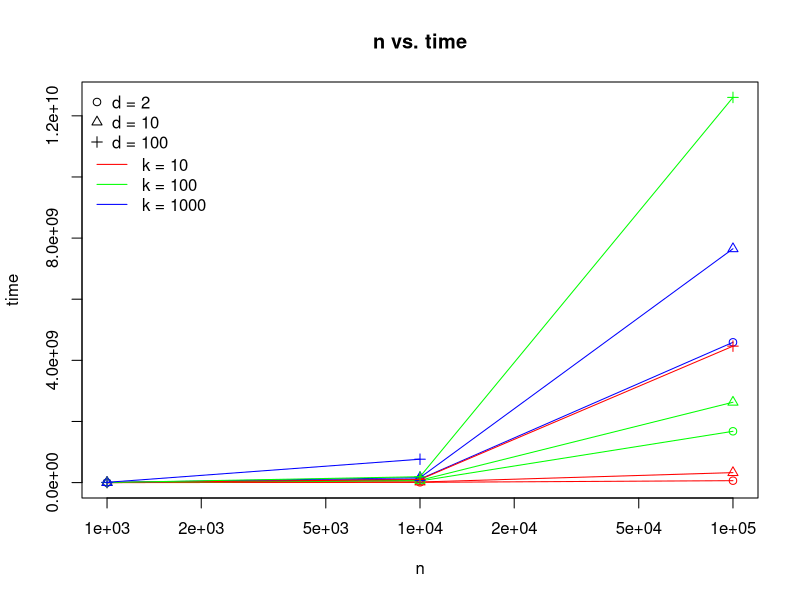
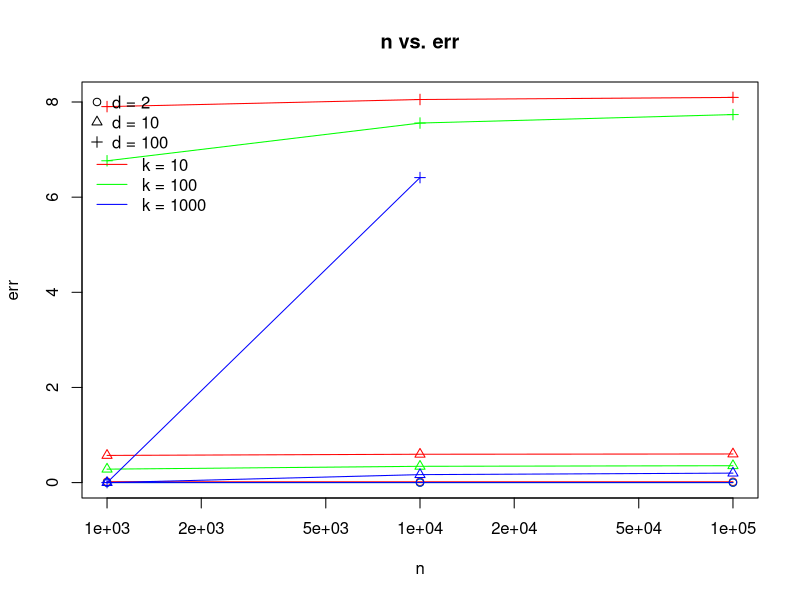
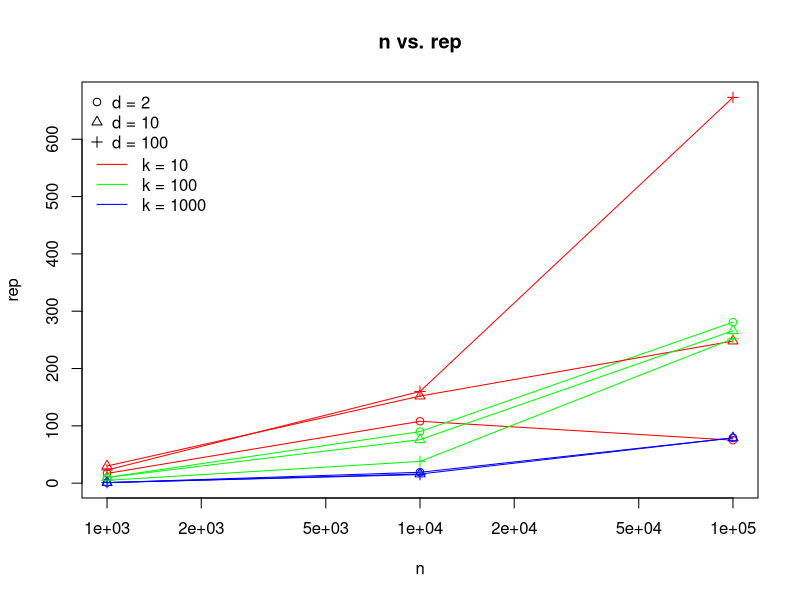
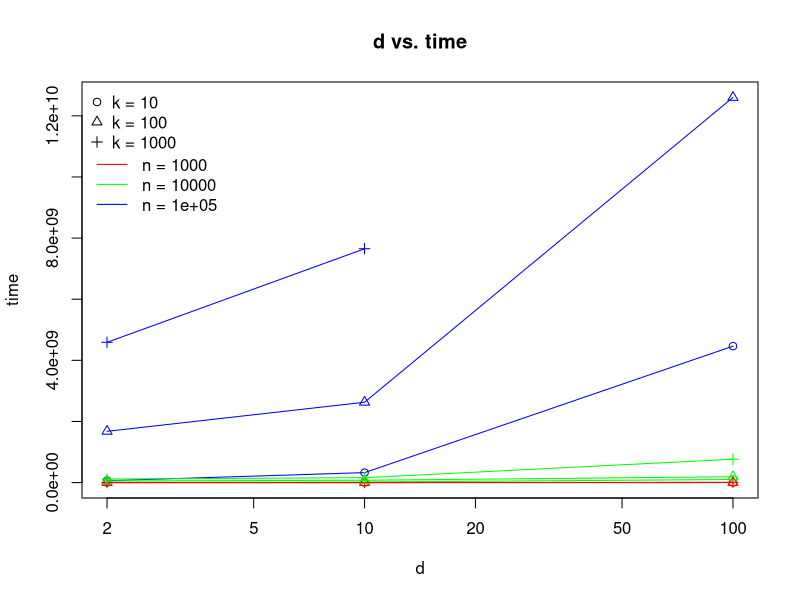
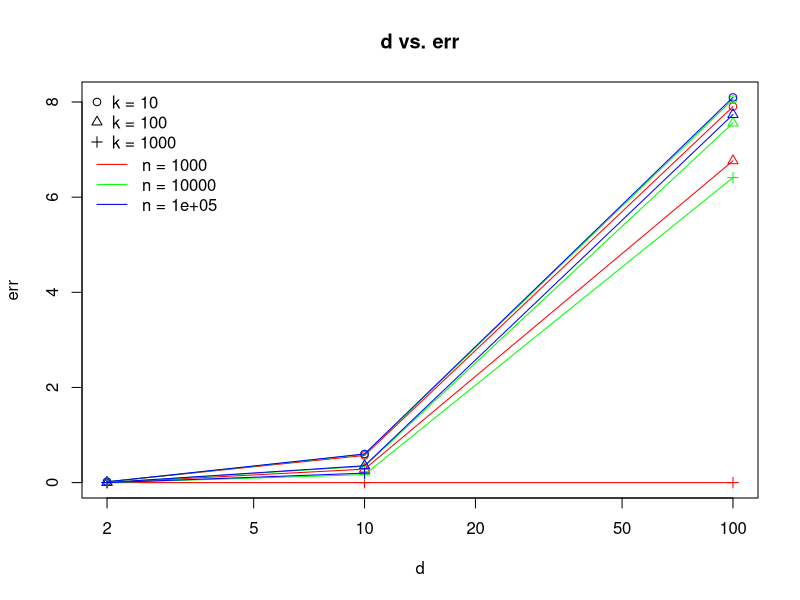
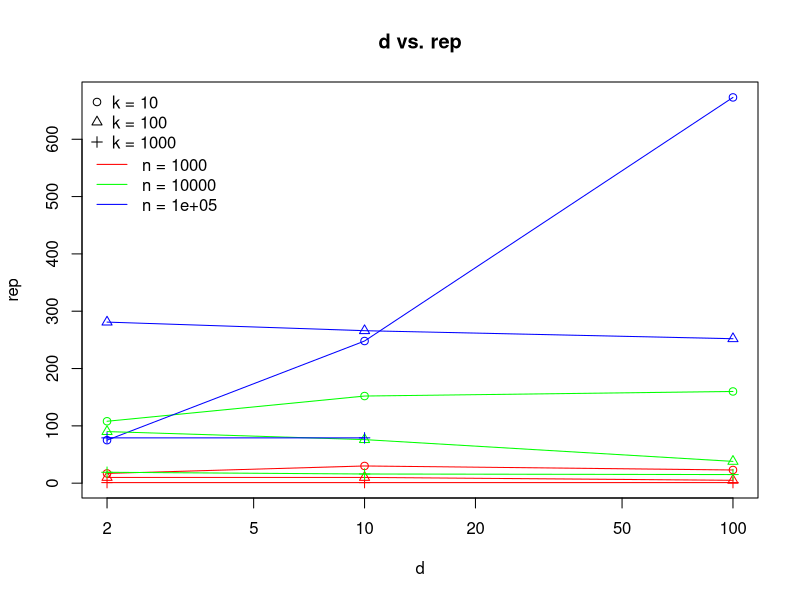
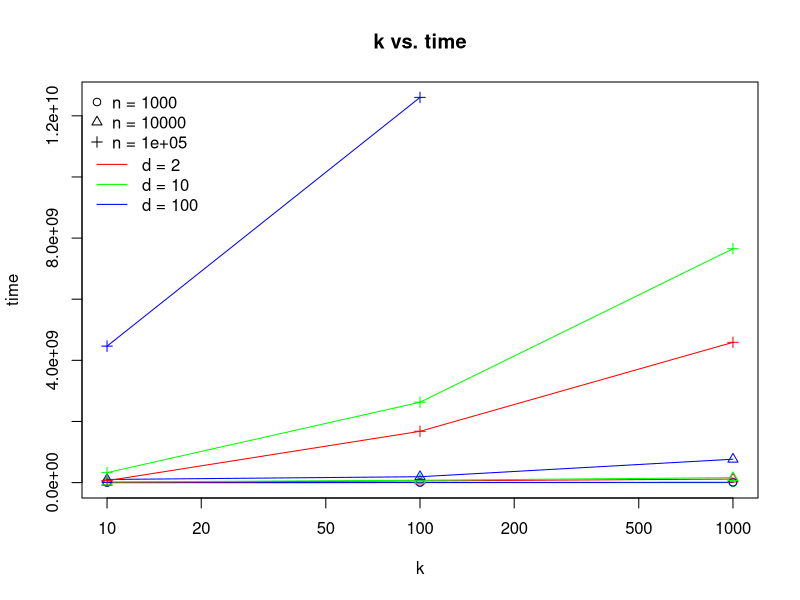
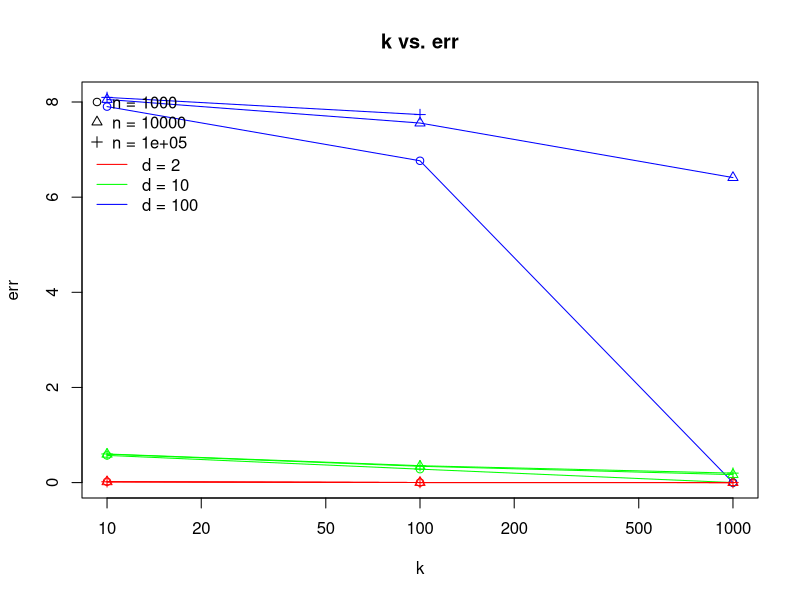

Reproduce these figures in R, in order.
path = "~/moris/2_clustering/ytanigawa/"
fig_output_path = paste(path, "report/", sep="")

setwd(dir = path)
data <- read.table("results.txt")
name <-c("n", "d", "k", "time", "err", "rep")
names(data)=name
v_range<-rbind(c(1000,10000,100000), # 変数nの値域
               c(2,10,100),          # 変数dの値域
               c(10,100,1000))       # 変数kの値域

for(variable in 1:3){                # グラフの横軸にする変数
  for(observed in 4:6){              # グラフの縦軸にする変数
    v2<-((variable %% 3) + 1)        # グラフの点の形を変化させる変数
    v3<-(((variable + 1) %% 3) + 1)  # グラフの色を変化させる変数
    v2_range<-v_range[v2,]           # 変数の値域をセット
    v3_range<-v_range[v3,]           # 変数の値域をセット    
    png(paste(fig_output_path, name[variable],"_",name[observed],".png", sep = ""),
        pointsize = 30, width = 1200, height = 1200)
                                     # 保存するpng画像の設定    
    par(new=F)                       # 前の画像に重ね書きしない
    # par(xpd=T)                       # 凡例の枠外への描画を許可
    x_lim<-c(min(data[variable]), max(data[variable]))
    y_lim<-c(min(data[observed]), max(data[observed]))
                                     # グラフの描画範囲の設定
    plot(1,0, type="n", xlim=x_lim, ylim=y_lim, log="x", 
         main = paste(name[variable]," vs. ",name[observed], sep = ""),
         xlab = name[variable], ylab = name[observed])
                                     # 軸とタイトルのみからなるグラフを描画
    cols<-rainbow(3)
    for(v2_loop in 1:3){
      for(v3_loop in 1:3){
        par(new=T)
        plot_data<-data[intersect(which(data[v2]==v2_range[v2_loop]),
                                  which(data[v3]==v3_range[v3_loop])),]
                                     # 描画するデータを抽出
        plot(plot_data[,c(variable, observed)],
             xlim=x_lim, ylim=y_lim, ann=F, axes=F, log="x",
             pch=v2_loop, col=cols[v3_loop])
        lines(plot_data[,c(variable, observed)],
              xlim=x_lim, ylim=y_lim, ann=F,
              col=cols[v3_loop])
      }
    }
    legend("topleft",bty = "n",inset = c(0, 0),
           legend = c(paste(name[v2], " = ", v2_range[1],sep=""),
                      paste(name[v2], " = ", v2_range[2],sep=""),
                      paste(name[v2], " = ", v2_range[3],sep="")),
           pch = 1:3)
    legend("topleft",bty = "n",inset = c(0, 0.15),
           legend = c(paste(name[v3], " = ", v3_range[1],sep=""),
                      paste(name[v3], " = ", v3_range[2],sep=""),
                      paste(name[v3], " = ", v3_range[3],sep="")),
           lty = 1, col = cols)
    dev.off()
  }
}
